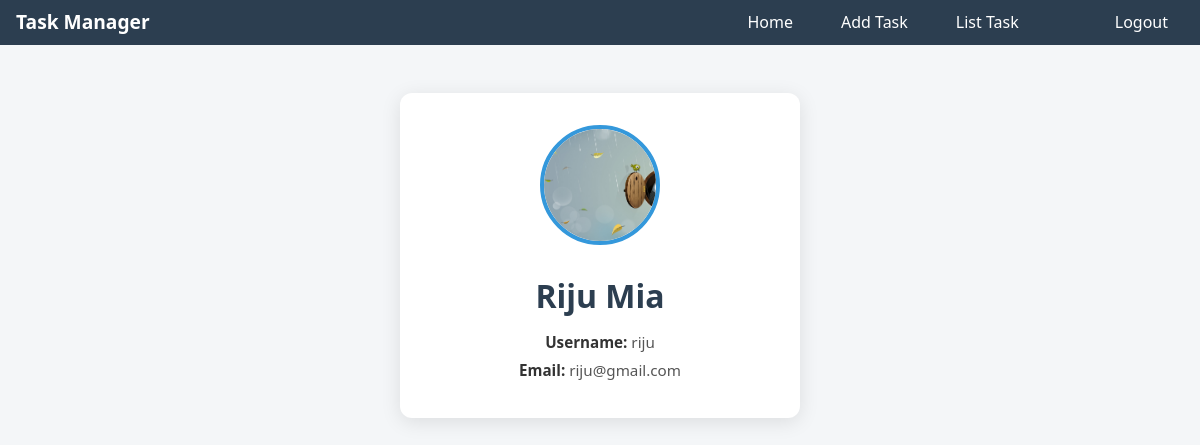
The app's page /Homepage/ (signed in) with its own data.
### taskManagerApp/models.py (models this page shows)
class CustomUserModel(AbstractUser):
    fullname = models.CharField(max_length=150, null=True)
    email = models.EmailField(null=True)
    img = models.ImageField(upload_to='Media/profile')
    bio = models.TextField(max_length=200, null=True)
    password = models.CharField( null=True)

### taskManagerApp/views.py (the view)
# urls.py: path('Homepage/', homePage, name='homePage'),
@login_required
def homePage(request):
    return render(request,'home.html')

### taskManagerApp/templates/home.html (shortened to what this page needs)
{% extends 'master.html' %}
{% block body %}
<div class="profile-card">
  {% if user.img %}
    <img src="/{{ user.img }}" alt="Profile Image">
  {% else %}
    <img src="https://media.istockphoto.com/id/1495088043/vector/user-profile-icon-avatar-or-person-icon-profile-picture-portrait-symbol-default-portrait.jpg?s=612x612&w=0&k=20&c=dhV2p1JwmloBTOaGAtaA3AW1KSnjsdMt7-U_3EZElZ0=" alt="Default Photo">
  {% endif %}
  <h2>{{ user.fullname }}</h2>
  <p><span class="profile-label">Username:</span> {{ user.username }}</p>
  <p><span class="profile-label">Email:</span> {{ user.email }}</p>
</div>
{% endblock body %}

### taskManagerApp/templates/master.html (style rules this page uses)
body { margin: 0; font-family: Arial, sans-serif; }

### taskManagerApp/templates/home.html (style rules this page uses)
body { background: #f4f6f8; font-family: "Segoe UI", Tahoma, Geneva, Verdana, sans-serif; }
.profile-card { max-width: 400px; margin: 3em auto; background: white; border-radius: 12px; padding: 2em; box-shadow: 0 4px 20px rgba(0,0,0,0.1); text-align: center; }
.profile-card img { width: 120px; height: 120px; border-radius: 50%; object-fit: cover; border: 4px solid #3498db; margin-bottom: 1em; }
.profile-card h2 { margin: 0.5em 0; font-weight: 700; color: #2c3e50; }
.profile-card p { margin: 0.3em 0; color: #555; font-size: 0.95em; }
.profile-label { font-weight: 600; color: #333; }

### records on screen
CustomUserModel: img (picture), fullname "Riju Mia", username "riju", email "riju@gmail.com"
